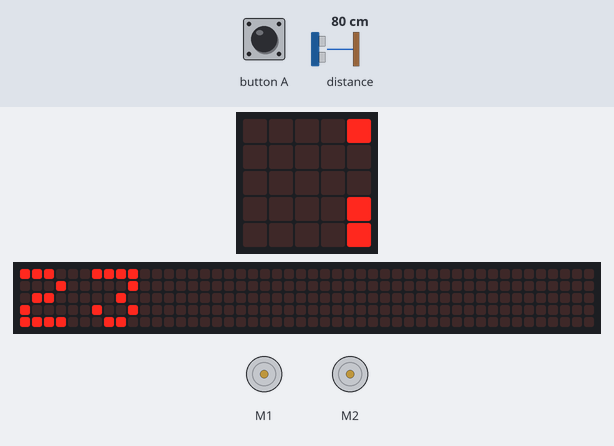
The program below on a simulated BBC micro:bit (MakeCode). Parts: the board's 5×5 LED display, a strip that is not on the board, showing the scrolling text unrolled, 2 × DC motor (green arrow = forward, orange = backward, longer = faster). The test bench sets the inputs (shaded band); at power-on: distance to the obstacle 80 cm. The 48×5 strip is a reading aid, not a part: it shows the text the display is scrolling, unrolled, one strip-width of it at a time.

Above: at 1.2 s.
At 3.3 s:
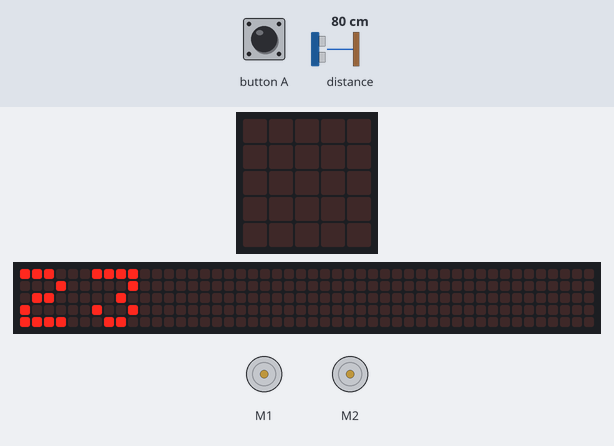
5.0 s: button A pressed for 0.15 s
At 6.4 s:
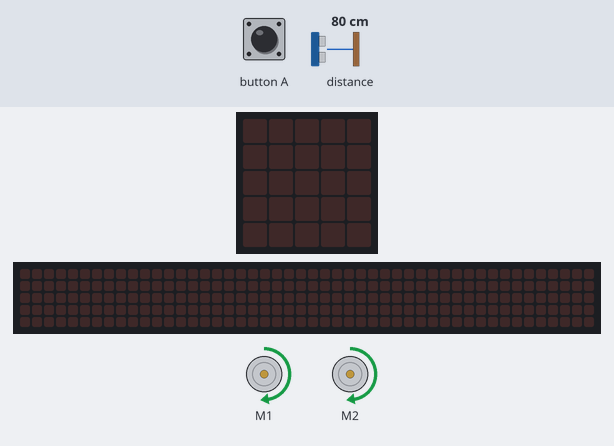
Timing chart, 0 to 8.0 s (numbered marks = the images above; inputs shaded):
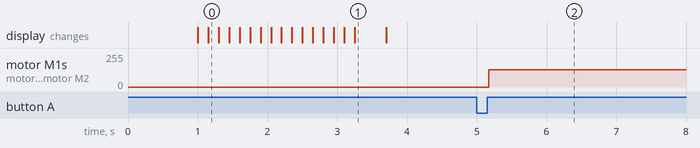

The program:

main.ts
```typescript
input.onButtonPressed(Button.A, function () {
    Kitronik_Move_Motor.setUltrasonicUnits(Kitronik_Move_Motor.Units.Centimeters)
    Kitronik_Move_Motor.motorOn(Kitronik_Move_Motor.Motors.MotorLeft, Kitronik_Move_Motor.MotorDirection.Forward, 50)
    Kitronik_Move_Motor.motorOn(Kitronik_Move_Motor.Motors.MotorRight, Kitronik_Move_Motor.MotorDirection.Forward, 50)
    basic.pause(200)
    if (Kitronik_Move_Motor.measure() <= 2) {

    } else {

    }
})
let moveMotorZIP: Kitronik_Move_Motor.MoveMotorZIP = null
basic.pause(1000)
basic.showString("23")
basic.forever(function () {
    moveMotorZIP = Kitronik_Move_Motor.createMoveMotorZIPLED(2)
    moveMotorZIP.setColor(Kitronik_Move_Motor.colors(Kitronik_Move_Motor.ZipLedColors.Violet))
})
```

test.ts
```typescript
// les tests vont ici ; cela ne sera pas compilé si ce paquet est utilisé en tant qu'extension.
```

Measured:
- after the input at 5.0 s, motor M1, motor M2: stopped → forward 128/255 after 0.17 s
- what the display in image 1 shows lasts 0.4 s, from 3.3 s to 3.7 s
